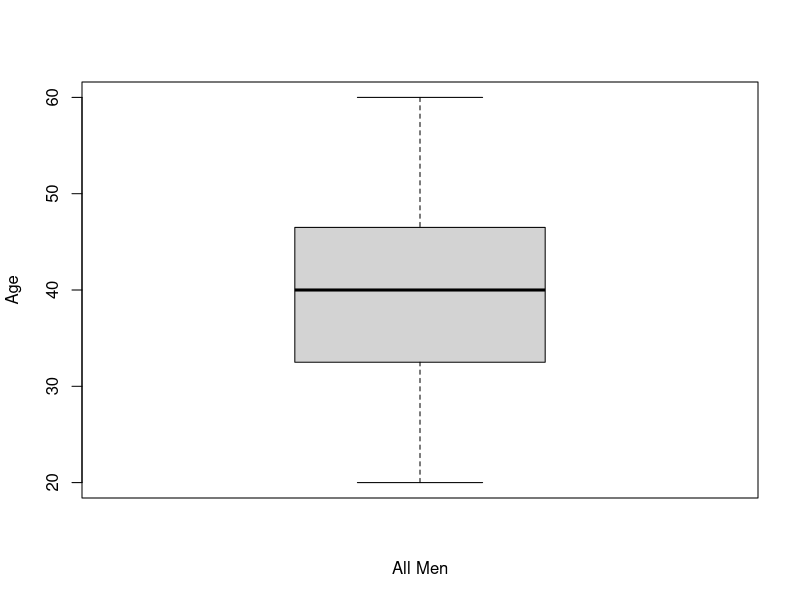
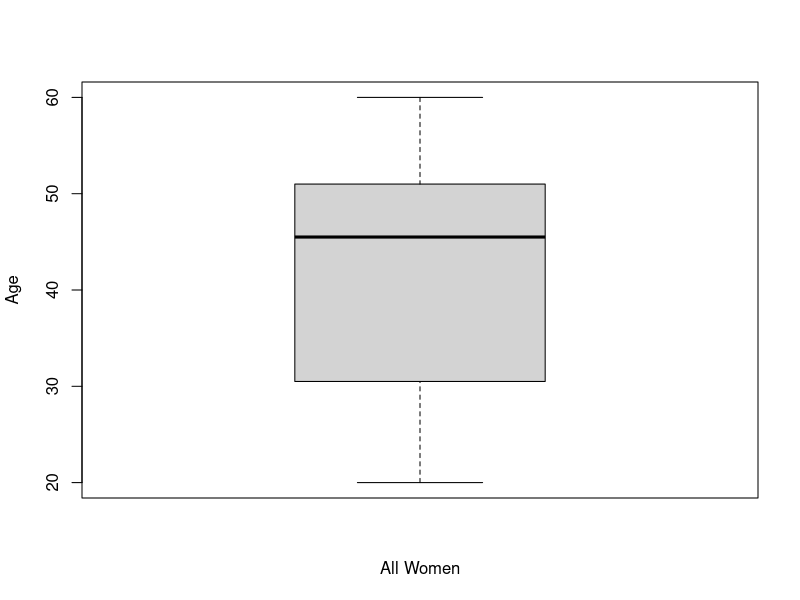

These charts were generated, in order, by the following R code:
#Andrew Celli - Problem Set 1 Work



################################################################################
#PROBLEM 4
menAge = c(56, 60, 50, 26, 45, 35, 41, 43, 34, 42, 37, 39, 33, 28, 52, 48, 27, 20, 44, 32)
womenAge = c(47, 49, 20, 46, 43, 44, 45, 60, 57, 28, 55, 27, 25, 50, 52, 48, 23, 42, 33, 59)
meanMen = mean(menAge)
meanWomen = mean(womenAge)
#Plot Men Age
boxplot(sort(menAge), ylab = "Age", xlab = "All Men")
#Plot Women Age
boxplot(sort(womenAge), ylab = "Age", xlab = "All Women")


################################################################################
#PROBLEM 6
probPlaySports = .45
probPlayInstrument = .34
probAttendCollege = .69
#a
noPlaySports = 1-probPlaySports
noPlaySports
#b
playsStuff = probPlaySports*probPlayInstrument
playsStuff
#c
collegeAthlete = probPlaySports*probAttendCollege
collegeAthlete
